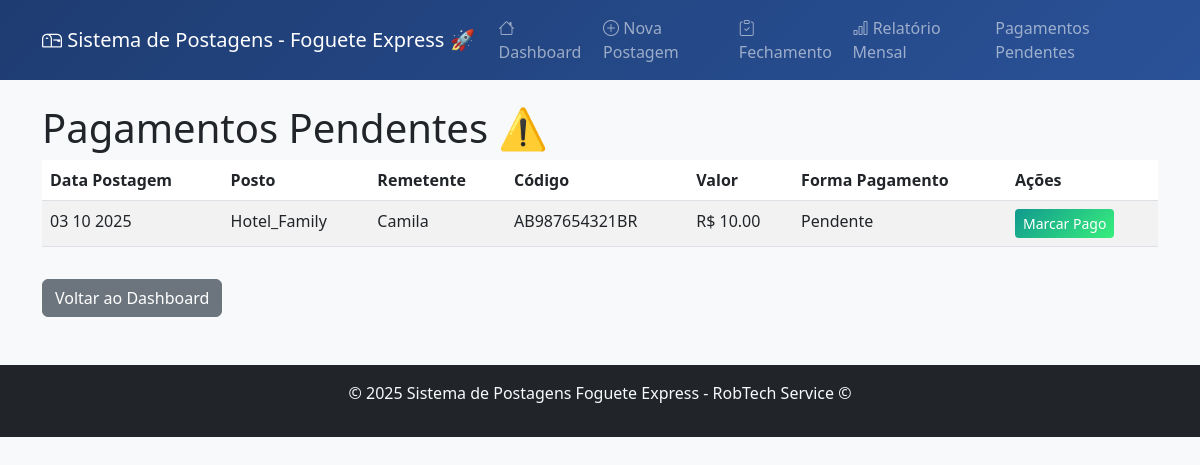
Page /pendentes on the committed database.
### tables this page shows
CREATE TABLE postagens (
                id INTEGER PRIMARY KEY AUTOINCREMENT,
                data_postagem DATE NOT NULL,
                posto INTEGER NOT NULL,
                nome_remetente TEXT NOT NULL,
                codigo_rastreio TEXT UNIQUE NOT NULL,
                valor REAL NOT NULL,
                tipo_postagem TEXT NOT NULL CHECK (tipo_postagem IN ('PAC', 'SEDEX')),
                tipo_pagamento TEXT,
                status TEXT DEFAULT 'POSTADO',
                pagamento_pago INTEGER DEFAULT 0,
                data_pagamento DATE,
                observacoes TEXT,
                data_criacao DATETIME DEFAULT CURRENT_TIMESTAMP
            );

### app.py (the view)
    def listar_pendentes(self):
        conn = self.conectar()
        cursor = conn.cursor()
        cursor.execute("""
            SELECT id, data_postagem, posto, nome_remetente, codigo_rastreio,
                   valor, tipo_postagem, tipo_pagamento, status, pagamento_pago, data_pagamento, observacoes, data_criacao
            FROM postagens
            WHERE pagamento_pago = 0
            ORDER BY data_postagem ASC
        """)
        pendentes = cursor.fetchall()
        conn.close()
        return pendentes

### app.py (called while the page is built)
@app.template_filter('datetimeformat')
def datetimeformat(value, format='%d %m %Y'):
    if value is None:
        return ''
    if isinstance(value, str):
        try:
            dt = datetime.strptime(value, '%Y-%m-%d')
        except:
            try:
                dt = datetime.strptime(value, '%Y-%m-%d %H:%M:%S')
            except:
                return value
    elif isinstance(value, (datetime, date)):
        dt = value
    else:
        return value
    return dt.strftime(format)

@app.route('/pendentes')
def listar_pendentes():
    pendentes = sistema.listar_pendentes()
    return render_template('pendentes.html', pendentes=pendentes, NOME_POSTO=NOME_POSTO)

    def conectar(self):
        return sqlite3.connect(self.db_name)

### templates/pendentes.html (shortened to what this page needs)
{% extends "base.html" %}
{% block content %}
<h1>Pagamentos Pendentes ⚠️</h1>
{% if pendentes %}
<table class="table table-striped">
  <thead>
    <tr>
      <th>Data Postagem</th>
      <th>Posto</th>
      <th>Remetente</th>
      <th>Código</th>
      <th>Valor</th>
      <th>Forma Pagamento</th>
      <th>Ações</th>
    </tr>
  </thead>
  <tbody>
    {% for p in pendentes %}
    <tr>
      <td>{{ p[1] | datetimeformat }}</td>
      <td>{{ NOME_POSTO[p[2]] }}</td>
      <td>{{ p[3] }}</td>
      <td>{{ p[4] }}</td>
      <td>R$ {{ '%.2f'|format(p[5]) }}</td>
      <td>{{ p[10] or 'Pendente' }}</td>
      <td><a href="{{ url_for('marcar_pago', id=p[0]) }}" class="btn btn-sm btn-success">Marcar Pago</a></td>
    </tr>
    {% endfor %}
  </tbody>
</table>
{% else %}
<p>Nenhum pagamento pendente.</p>
{% endif %}
<a href="{{ url_for('index') }}" class="btn btn-secondary mt-3">Voltar ao Dashboard</a>
{% endblock %}

### templates/base.html (style rules this page uses)
body { background-color: #f8f9fa; }
.btn-success { background: linear-gradient(135deg, #11998e, #38ef7d); border: none; }

### rows in the picture
postagens: data_postagem "03 10 2025", posto "Hotel_Family", nome_remetente "Camila", codigo_rastreio "AB987654321BR", valor "10.00", p "Pendente"
